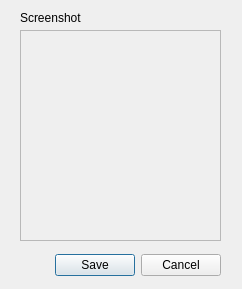
<?xml version="1.0" encoding="UTF-8"?>
<ui version="4.0">
 <class>QTDScreenshotDialog</class>
 <widget class="QDialog" name="QTDScreenshotDialog">
  <property name="geometry">
   <rect>
    <x>0</x>
    <y>0</y>
    <width>242</width>
    <height>289</height>
   </rect>
  </property>
  <property name="windowTitle">
   <string>Dialog</string>
  </property>
  <property name="modal">
   <bool>true</bool>
  </property>
  <widget class="QDialogButtonBox" name="button_box">
   <property name="geometry">
    <rect>
     <x>40</x>
     <y>250</y>
     <width>181</width>
     <height>31</height>
    </rect>
   </property>
   <property name="minimumSize">
    <size>
     <width>181</width>
     <height>31</height>
    </size>
   </property>
   <property name="orientation">
    <enum>Qt::Horizontal</enum>
   </property>
   <property name="standardButtons">
    <set>QDialogButtonBox::Cancel|QDialogButtonBox::Save</set>
   </property>
   <property name="centerButtons">
    <bool>false</bool>
   </property>
  </widget>
  <widget class="QLabel" name="label">
   <property name="geometry">
    <rect>
     <x>20</x>
     <y>10</y>
     <width>78</width>
     <height>16</height>
    </rect>
   </property>
   <property name="minimumSize">
    <size>
     <width>78</width>
     <height>16</height>
    </size>
   </property>
   <property name="text">
    <string>Screenshot</string>
   </property>
  </widget>
  <widget class="QFrame" name="frame_resolutions">
   <property name="geometry">
    <rect>
     <x>20</x>
     <y>30</y>
     <width>201</width>
     <height>211</height>
    </rect>
   </property>
   <property name="minimumSize">
    <size>
     <width>201</width>
     <height>211</height>
    </size>
   </property>
   <property name="frameShape">
    <enum>QFrame::StyledPanel</enum>
   </property>
   <property name="frameShadow">
    <enum>QFrame::Raised</enum>
   </property>
   <widget class="QWidget" name="verticalLayoutWidget">
    <property name="geometry">
     <rect>
      <x>0</x>
      <y>0</y>
      <width>201</width>
      <height>211</height>
     </rect>
    </property>
    <layout class="QVBoxLayout" name="layout_resolutions"/>
   </widget>
  </widget>
 </widget>
 <resources/>
 <connections>
  <connection>
   <sender>button_box</sender>
   <signal>accepted()</signal>
   <receiver>QTDScreenshotDialog</receiver>
   <slot>accept()</slot>
   <hints>
    <hint type="sourcelabel">
     <x>248</x>
     <y>254</y>
    </hint>
    <hint type="destinationlabel">
     <x>157</x>
     <y>274</y>
    </hint>
   </hints>
  </connection>
  <connection>
   <sender>button_box</sender>
   <signal>rejected()</signal>
   <receiver>QTDScreenshotDialog</receiver>
   <slot>reject()</slot>
   <hints>
    <hint type="sourcelabel">
     <x>316</x>
     <y>260</y>
    </hint>
    <hint type="destinationlabel">
     <x>286</x>
     <y>274</y>
    </hint>
   </hints>
  </connection>
 </connections>
</ui>
